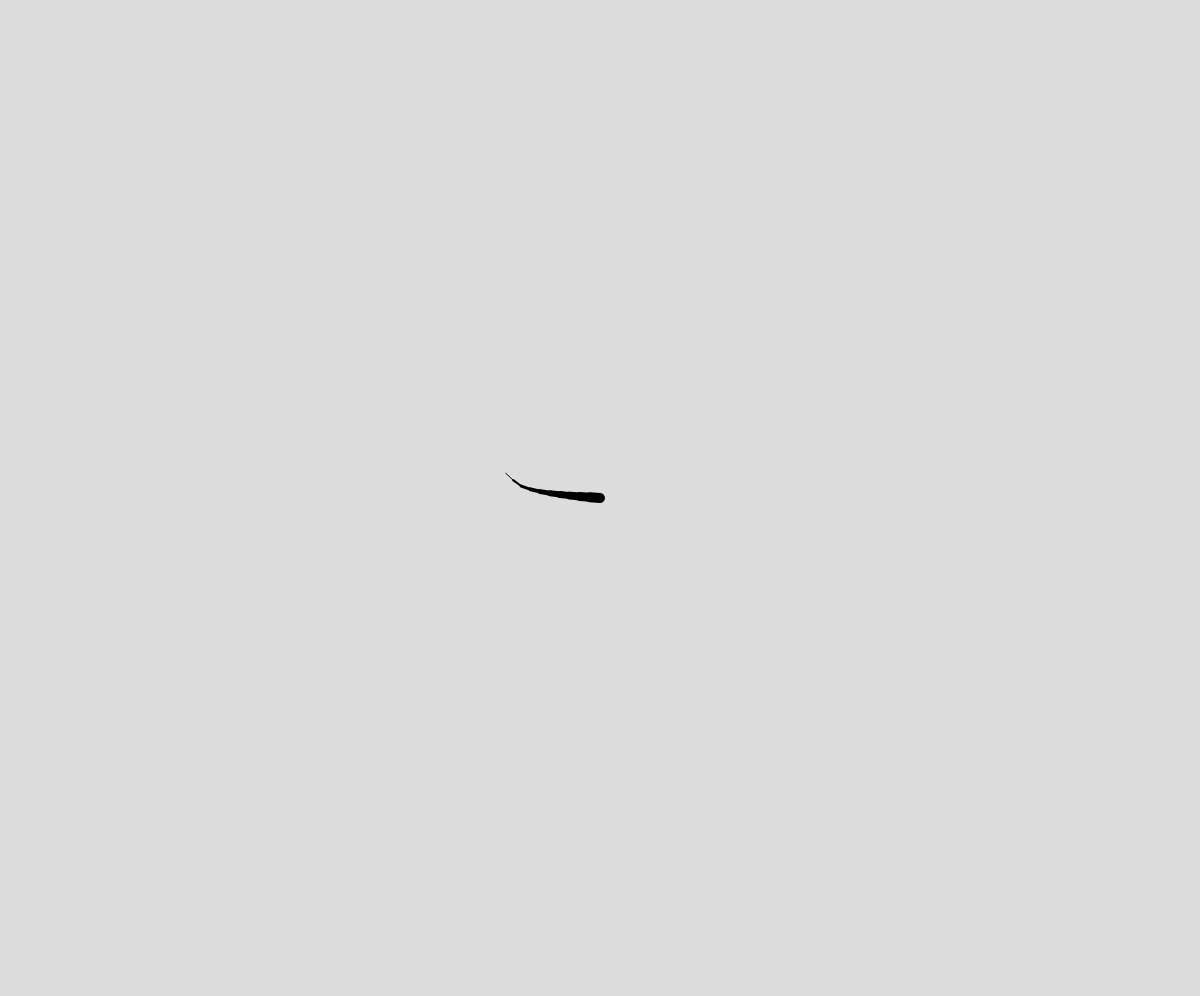
Frame 1 (no input)
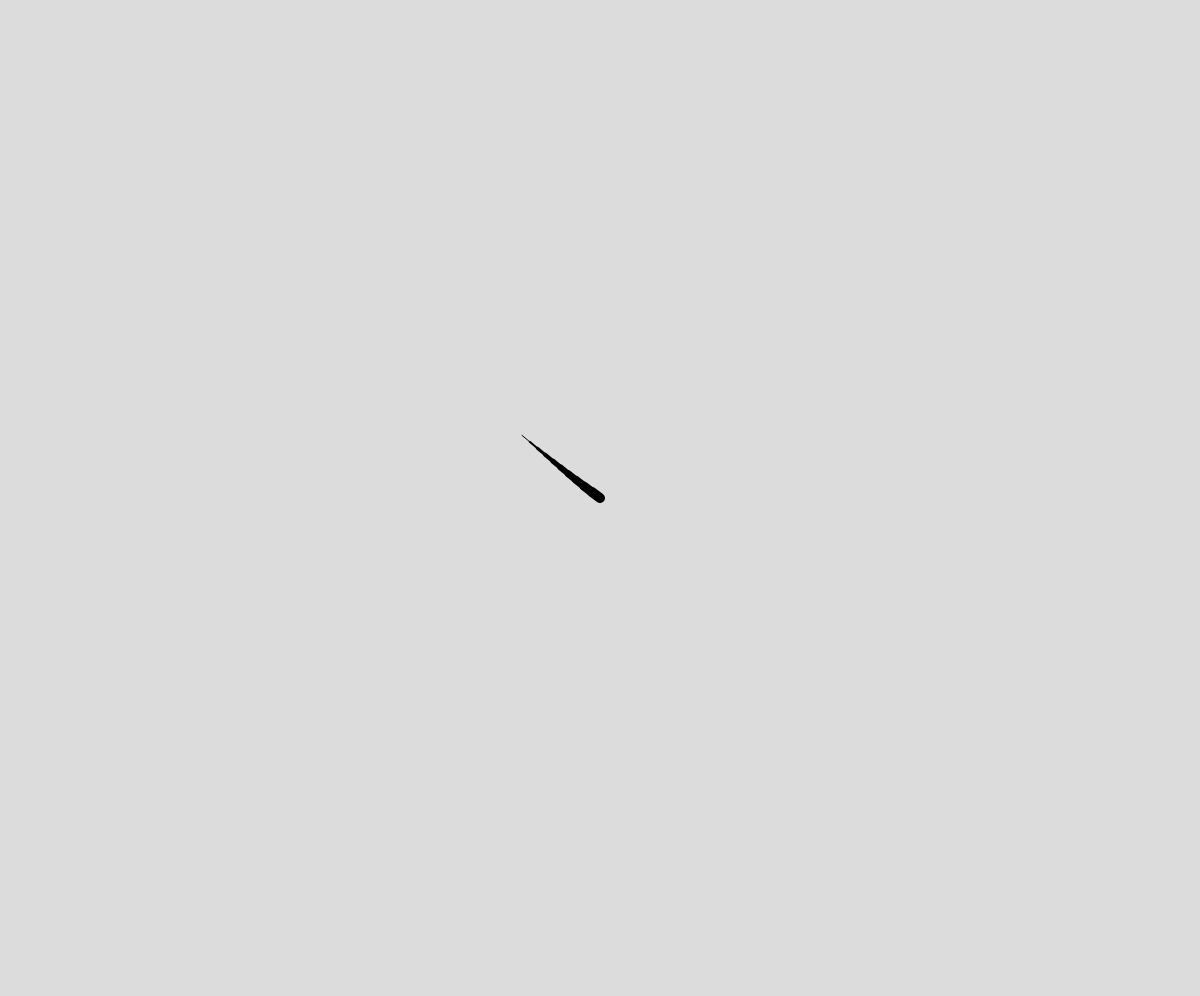
Frame 60 (no input)
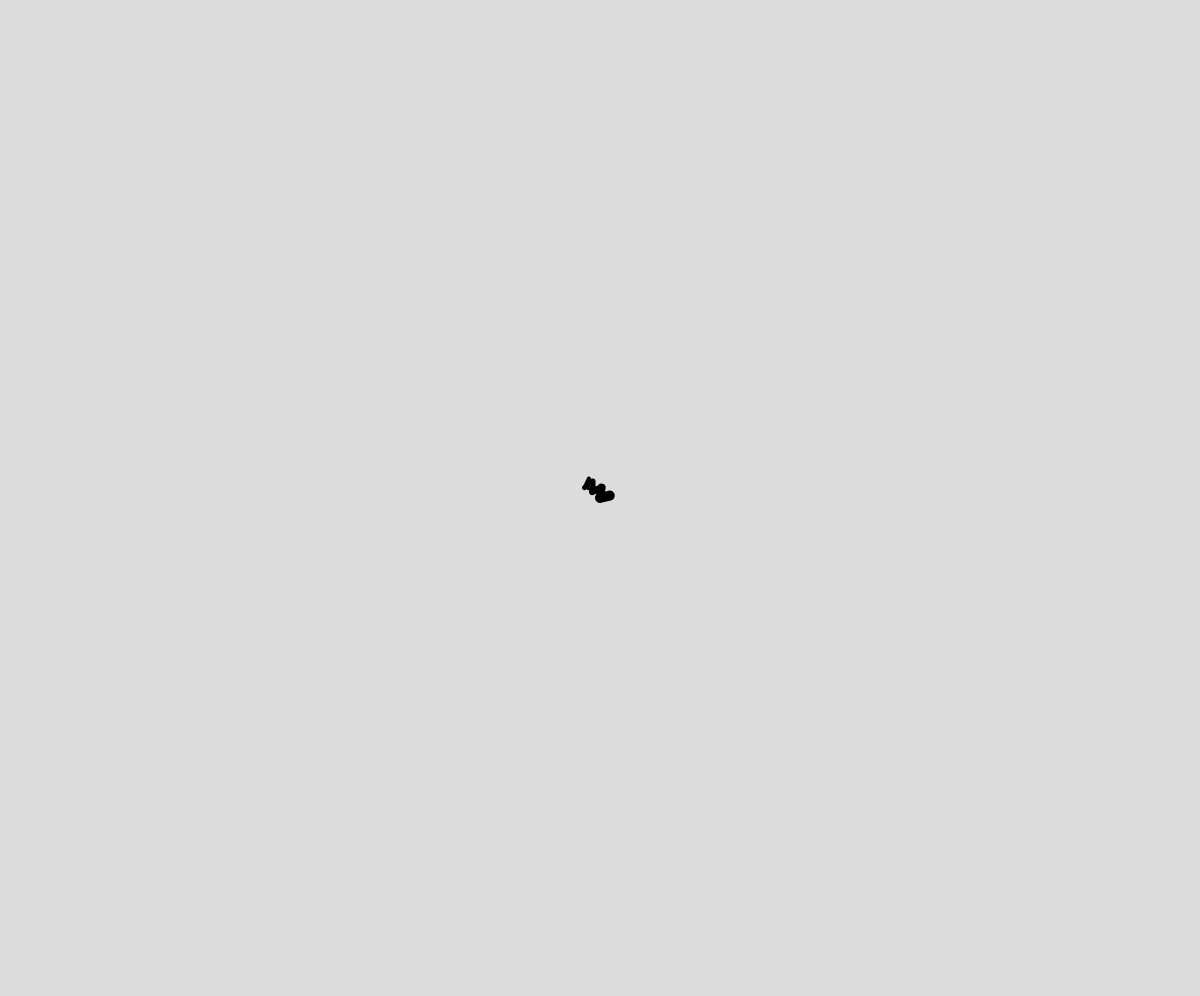
Frame 120 (the mouse pressed at the canvas centre since frame 60)

The p5.js sketch that drew these frames (run headless with seeded random() and noise() and a simulated clock; from frame 60 on, the mouse is pressed at the canvas centre):

// p5.js sketch
// ── sketch.js
const segments = 10;
let a;
function setup() {
  createCanvas(windowWidth, windowHeight - 4);
  background(220);
  stroke(220);
  fill(0);
  a = new Arm(width / 2, height / 2, 10, PI);
  for (let index = 1; index < segments; index++) {
    a.Add();
  }
}
function windowResized() {
  resizeCanvas(windowWidth, windowHeight - 4);
  background(220);
}
function draw() {
  a.Update(createVector(mouseX, mouseY));
  background(220);
  a.Draw();
  // if (frameCount==100){noLoop();}
}
function clamp(num, min, max) {
  return num <= min ? min : num >= max ? max : num;
}
// function mouseWheel(event) {
//   const wheel = map(event.delta, -500, 500, -1, 1);
//   mDelta -= wheel;
//   return false;
// }
// function makeList(len = 0) {
//   const ret = [];
//   for (let i = 0; i < len; i++) {
//     const level = [];
//     const root = Math.pow(2, i);
//     level.push(root - 1);
//     ret.push(level);
//     for (let j = 0; j < i; j++) {
//       const lastLevel = ret[j];
//       const lll = lastLevel.length;
//       for (let k = 0; k < lll; k++) {
//         const current = lastLevel[k];
//         lastLevel.push(current + root);
//       }
//     }
//   }
//   ret.reverse();
//   return ret.flat();
// }
// function sway(cycle = 30., grow = false) {
//   r = map(Math.sin(frameCount / cycle * PI), -1, 1, 0, 1);
//   if (grow && ((frameCount - 1) / 2) % cycle == 0) {
//     background(220);
//     dOffset = dOffset % 8;
//     d = map(int(dOffset) % 8, 0, 7, QUARTER_PI, TWO_PI);
//     dOffset++;
//   }
// }
// ── arm.js
let s = 1
class Arm {
    constructor(x = 100, y = 100, len = 10, theta = 0, domain = TWO_PI) {
        this.origin = createVector(x, y);
        this.len = len;
        this.theta = theta;
        this.domain = domain;
    }
    get place() {
        let place = 1;
        if (this.child) {
            place += this.child.place;
        }
        return place;
    }
    get end() {
        let end = createVector(this.len)
        end.rotate(this._theta);
        end.add(this.origin);
        return end;
    }
    get theta() {
        return this._theta;
    }
    set theta(value) {
        var newTheta = createVector(1);
        newTheta.rotate(value);
        this._theta = newTheta.heading();
    }
    get tip() {
        if (this.child) {
            return this.child.tip;
        } else {
            return this.end;
        }
    }
    Update(pos, origin = this.origin) {

        const position = p5.Vector.sub(pos, this.origin);
        const wantedHeading = p5.Vector.sub(this.tip, this.origin);
        wantedHeading.rotate(-position.heading());

        const ratio = (1 / this.place) * clamp(s, 0, 1);
        this.theta -= ratio * wantedHeading.heading();
        this.Smooth();
        if (this.child) {
            this.child.origin = this.end;
            this.child.Update(pos, origin);
        }
    }
    Smooth() {
        if (this.child && this.child.child) {
            // const dV = createVector(0);
            // dV.rotate(this.child.theta);
            // dV.rotate(-this.child.child.theta)
            // const d = dV.heading() * this.place / 8;
            // this.theta -= d;
            // this.child.theta += d;
        }
    }
    Draw() {
        if (this.child) { this.child.Draw(); }
        push();
        stroke(color(0));
        strokeWeight(this.place);
        line(this.origin.x, this.origin.y, this.end.x, this.end.y);
        pop();
    }
    Add() {
        if (!this.child) { this.child = new Arm(this.end.x, this.end.y, this.len, this.theta, this.domain); }
        else { this.child.Add(); }
    }
}
function avg(a, b) {
    return (a + b) / 2;

}
